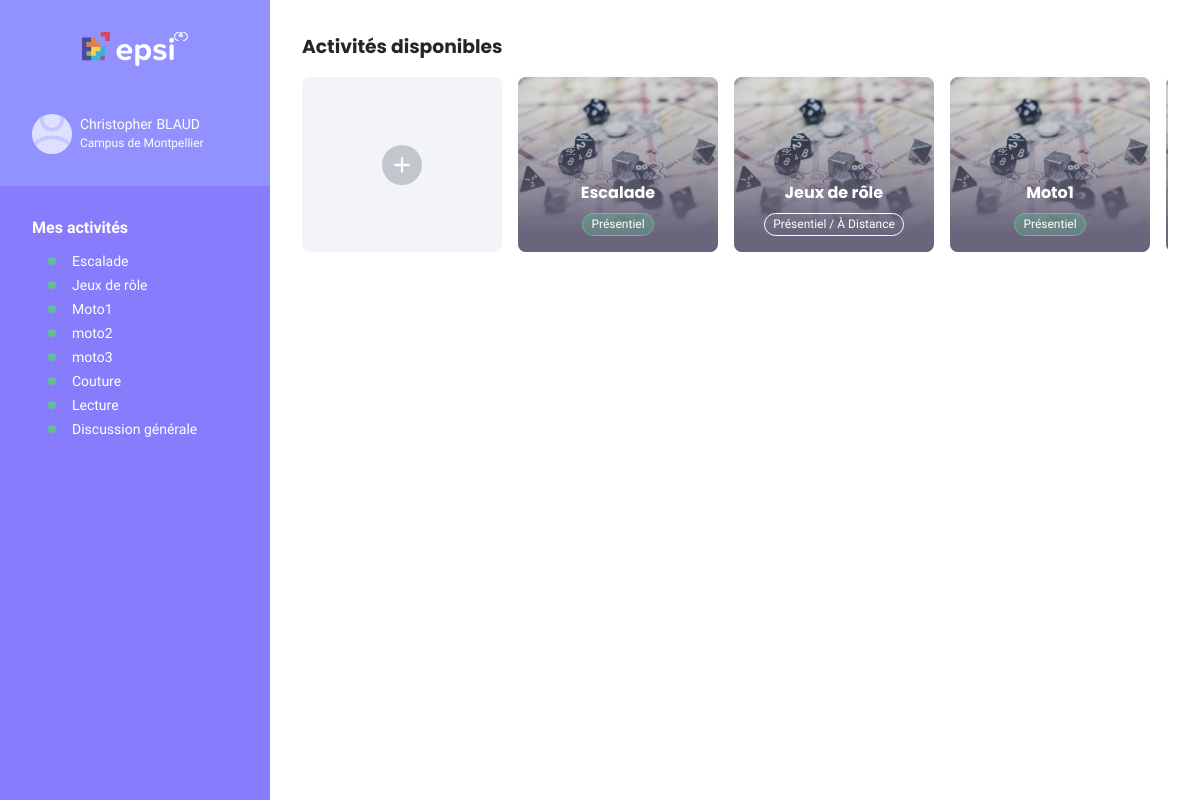
The app's page /dashboard (signed in) with its own data.
### tables this page shows
CREATE TABLE "activity" (
	"id"	INTEGER,
	"nom"	TEXT NOT NULL UNIQUE,
	"type"	TEXT NOT NULL,
	"description"	TEXT NOT NULL UNIQUE,
	PRIMARY KEY("id" AUTOINCREMENT)
);

### app.py (the view)
@app.route('/dashboard')
def dashboard():
    if 'user' not in session:
        return redirect(url_for('login'))
    conn = get_db_connection()
    user_id = session['user']['user_id']  # Assurez-vous que l'ID utilisateur est bien récupéré
    user_activity = conn.execute('''
        SELECT DISTINCT activity.nom
        FROM activity
        JOIN user_activity ON activity.id = user_activity.activity_id
        WHERE user_activity.user_id = ?
    ''', (user_id,)).fetchall()
    activity = conn.execute('SELECT * FROM activity').fetchall()
    user = session['user']
    is_admin = user['is_admin']
    conn.close()
    return render_template('dashboard.html', user=user, activities=activity, user_activity=user_activity, is_admin=is_admin)

### app.py (called while the page is built)
def get_db_connection():
    conn = sqlite3.connect('CampusConnect.db')
    conn.row_factory = sqlite3.Row
    return conn

### templates/dashboard.html (shortened to what this page needs)
<!doctype html>
<html lang="fr">
    <head>
        <link rel="stylesheet" href="{{ url_for('static', filename='css/reset.css') }}" />
        <link rel="stylesheet" href="{{ url_for('static', filename='css/typography.css') }}" />
        <link rel="stylesheet" href="{{ url_for('static', filename='css/variables.css') }}" />
        <link rel="stylesheet" href="{{ url_for('static', filename='css/dashboard.css') }}" />
        <link rel="stylesheet" href="{{ url_for('static', filename='css/form.css') }}" />
    </head>
    <body>
        <header class="header">
            <div class="header-wrapper">
                <picture class="header__logo-container">
                    <img src="../static/images/logo-xs.svg" alt="logo epsi" />
                </picture>
                <div class="header__user-informations">
                    <div class="header__user-informations__heading">
                        <picture class="header__user-informations__heading__image-container">
                            <img src="../static/images/user-placeholder.svg" alt="placeholder" />
                        </picture>
                        <div>
                            <div class="header__user-informations__heading__name">
                                <span class="header__user-informations__heading__name__lastname">{{ user.lastname }}</span>
                                <span class="header__user-informations__heading__name__firstname">{{ user.firstname }}</span>
                            </div>
                            <span class="header__user-informations__heading__campus">Campus de <span>{{ user.campus }}</span></span>
                        </div>
                    </div>
                    {% if user_activity %}
                    <div class="header__user-informations__body">
                        <div class="header__user-informations__body__activities">
                            <span class="header__user-informations__body__activities__title">
                                <strong>Mes activités</strong>
                            </span>
                            <ul class="header__user-informations__body__activities__list">
                                {% for activity in user_activity %}
                                <li class="header__user-informations__body__activities__list__item">{{ activity['nom'] }}</li>
                                {% endfor %}
                            </ul>
                        </div>
                    </div>
                    {% endif %}
                </div>
            </div>
        </header>
        <main class="main-content">
            <section class="activities">
                <h3>Activités disponibles</h3>
                <div class="activities__container">
                    {% if user.is_admin %}
                    <div role="button" class="activities__container__card card--adding">
                       <div class="activities__container__card__icon-container">
                       </div>
                    </div>
                    {% endif %}
                    {% for activity in activities %}
                    <article class="activities__container__card" data-id="{{ activity.id }}" data-id="{{ activity.id}}">
                        <img class="activities__container__card__image" src="../static/images/placeholder.jpg" alt="photo de {{ activity.nom }}">
                        <h4 class="activities__container__card__title">{{ activity.nom }}</h4>
                        <div class="activities__container__card__category">
                            <span class="activities__container__card__category__type {{ activity.type }}">
                                {% if activity.type == "physical" %}
                                Présentiel
                                {% elif activity.type == "remote" %}
                                À Distance
                                {% else %}
                                Présentiel / À Distance
                                {% endif %}
                            </span>
                        </div>
                    </article>
                    {% endfor %}
                </div>
            </section>
        </main>
    </body>
</html>

### static/css/typography.css (style rules this page uses)
body { font-family: Nunito sans, sans-serif, verdana; color: var(--black-color); }
h1, h2, h3, h4, h5, h6 { font-family: Poppins, sans-serif, verdana; }

### static/css/variables.css (style rules this page uses)
:root { --primary-color: #9191ff; --primary-100: #dfe0ff; --primary-200: #C5C7FF; --primary-400: #877dfc; --primary-600: #6741ea; --primary-950: #26194D; --secondary-color: #60bf96; --secondary-600: #1e7d5a; --black-color: #21272a; --white-color: #ffff; --white-accent-color: #FBFBFF; --gray-light: #f2f4f8; --gray-medium: #c1c7cd; --gray-dark: #7F7F7F; --orange: #DE9151; --red: #ED254E; --transition: 250ms; }

### records on screen
activity: nom "Escalade", type "Présentiel"
activity: nom "Jeux de rôle", type "Présentiel / À Distance"
activity: nom "Moto1", type "Présentiel"

### other values on screen
{{ user.lastname }} "Christopher"
{{ user.firstname }} "BLAUD"
{{ activity['nom'] }} "Escalade" "Jeux de rôle" "Moto1" "moto2" "moto3" "Couture" "Lecture" "Discussion générale"
